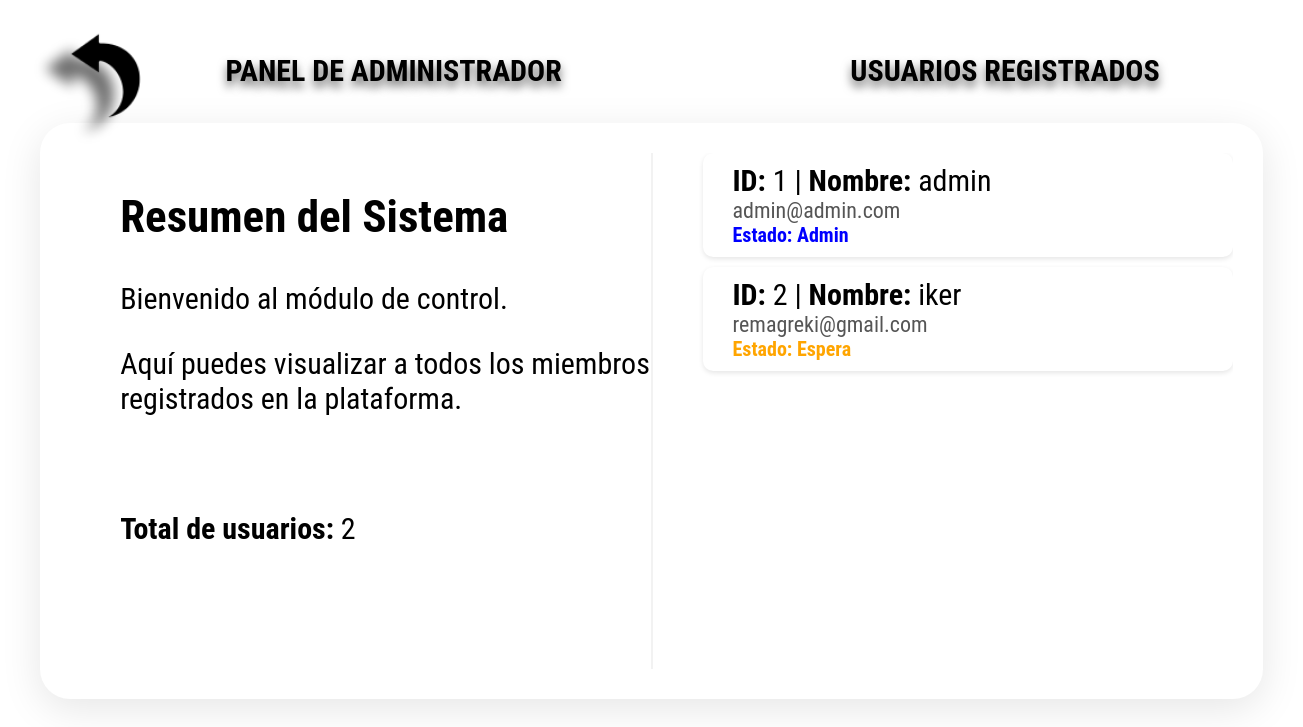
Before: /manage_users (signed in) with the older database file.
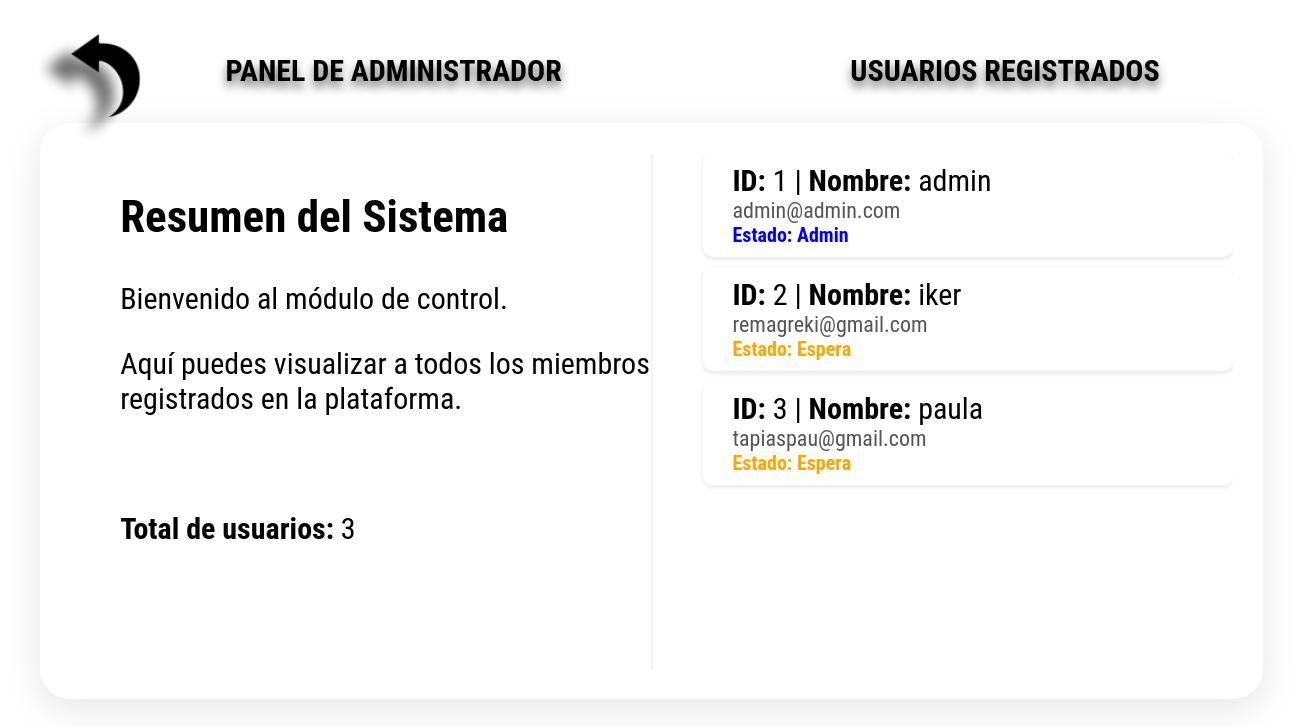
After: the same page with the newer database file.
### tables this page shows
CREATE TABLE Usuario (
    IDUsuario INTEGER PRIMARY KEY AUTOINCREMENT,
    Nombre TEXT NOT NULL UNIQUE,
    Email TEXT NOT NULL UNIQUE,
    Contrasena TEXT NOT NULL,
    Estado TEXT NOT NULL DEFAULT 'Espera',
    IDFavorito INTEGER DEFAULT 1,
    FOREIGN KEY (IDFavorito) REFERENCES Especie(PokedexID)
);

### app/controller/ui/manage_users_controller.py (the view)
    @bp.route("/manage_users", methods=["GET"])
    def listar_usuarios():
        try:
            sesion_actual = Sesion()
            usuario_actual_id = sesion_actual.usuario.IDUsuario
            usuario_info = gestor.get_usuario(usuario_actual_id)
            if usuario_info.get("Estado") != "Admin":
                return redirect("/")
        except Exception as e:
            print(f"[ERROR - Manage Users] Error validando sesión: {e}")
            return redirect("/")
        usuarios = gestor.get_all()
        return render_template("manageUsers.html", usuarios=usuarios)

### app/controller/model/GestorUsuarios.py (called while the page is built)
    def get_all(self):
        rows = self.db.execSQL(
            sql="SELECT * FROM Usuario"
        )
        return [ dict(row) for row in rows ]

    def get_usuario(self, user_id):
        rows = self.db.execSQL(
            sql="SELECT * FROM Usuario WHERE IDUsuario = ? LIMIT 1",
            parameters=[user_id]
        )
        return {
            "IDUsuario": rows[0]["IDUsuario"],
            "Nombre": rows[0]["Nombre"],
            "Email": rows[0]["Email"],
            "Estado": rows[0]["Estado"],
            "IDFavorito": rows[0]["IDFavorito"]
        }

### app/controller/model/Sesion.py (called while the page is built)
    def __new__(cls):
        if cls._instance is None:
            cls._instance = super().__new__(cls)
            cls._instance.usuario = Usuario(0,'','','','',0)  # Inicializa un usuario vacío
        return cls._instance

### app/database/SGBD.py (called while the page is built)
    def execSQL(self, sql, parameters=None):
        cursor = self.connection.cursor()
        if parameters:
            cursor.execute(sql, parameters)
        else:
            cursor.execute(sql)
        rows = cursor.fetchall()
        cursor.close()
        return rows

### app/templates/manageUsers.html (shortened to what this page needs)
<!DOCTYPE html>
<html lang="es">
<head>
    <link rel="stylesheet" href="{{ url_for('static', filename='manageUsers.css') }}">
</head>
<body class="background">
    <a href="/catalogo">
        <img src="{{ url_for('static', filename='return.png') }}" class="flecha" alt="Volver atrás">
    </a>
    <div class="top-bar">
        <div class="top-left">
            <h1>PANEL DE ADMINISTRADOR</h1>
        </div>
        <div class="top-right">
            <h1>USUARIOS REGISTRADOS</h1>
        </div>
    </div>
    <div class="pokedex-main-container">
        <div class="pokedex-left-panel" style="border-right: 2px solid #f2f2f2;">
            <h2>Resumen del Sistema</h2>
            <p>Bienvenido al módulo de control.</p>
            <p>Aquí puedes visualizar a todos los miembros registrados en la plataforma.</p>
            <br>
            <p><strong>Total de usuarios:</strong> {{ usuarios|length }}</p>
        </div>
        <div class="pokedex-right-panel">
            {% for usuario in usuarios %}
            <div class="usuario-row">
                <div class="usuario-info">
                    <p><strong>ID:</strong> {{ usuario.IDUsuario }} | <strong>Nombre:</strong> {{ usuario.Nombre }}</p>
                    <p style="font-size: 22px; color: #555;">{{ usuario.Email }}</p>
                    <p style="font-size: 20px; font-weight: bold; color: {% if usuario.Estado == 'Aceptado' %}green{% elif usuario.Estado == 'Espera' %}orange{% elif usuario.Estado == 'Admin' %}blue{% else %}red{% endif %};">
                        Estado: {{ usuario.Estado }}
                    </p>
                </div>
            </div>
            {% else %}
                <p>No se encontraron usuarios registrados en la base de datos.</p>
            {% endfor %}
        </div>
    </div>
</body>
</html>

Changed rows visible on the page:
added Usuario: IDUsuario "3", Nombre "paula", Email "tapiaspau@gmail.com", Estado "Espera"
Other visible differences:
{{ usuarios|length }}: "2" → "3"
